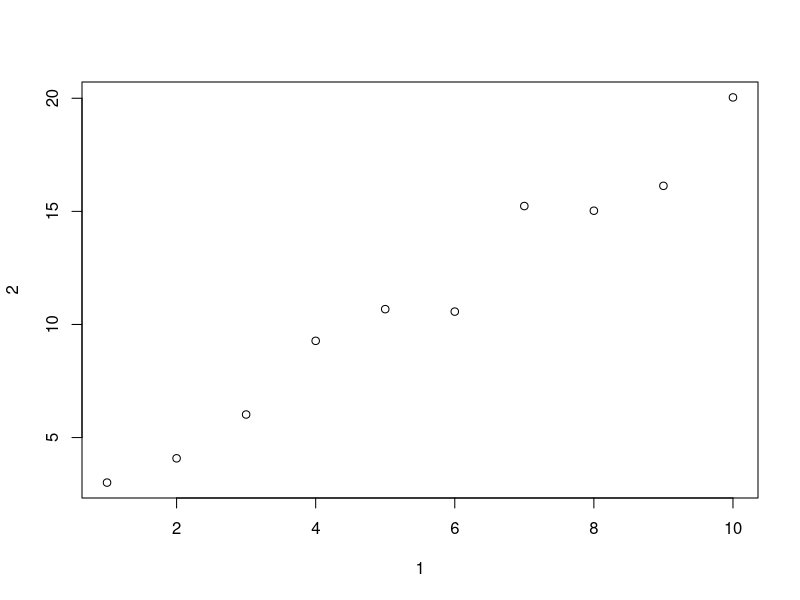
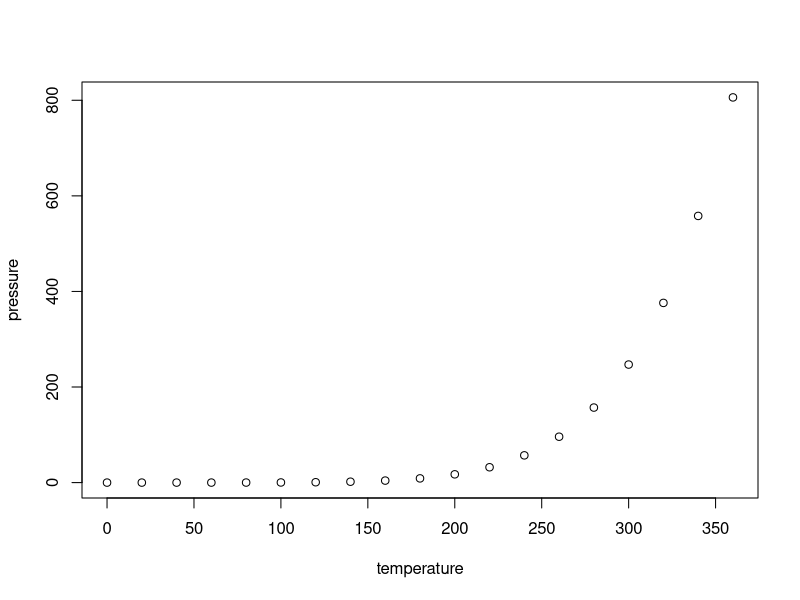

The R script that drew these images, in order:
## ---- chunk 1
knitr::opts_chunk$set(echo = TRUE)
library("tidyverse")
## ---- chunk 2
annoying <- tibble(
  `1` = 1:10,
  `2` = `1` * 2 + rnorm(length(`1`))
)
## ---- chunk 3
annoying[[1]]
## ---- chunk 4
plot (annoying)
## ---- chunk 5
annoying <- mutate(annoying, "3" = annoying[[2]] / annoying[[1]])
## ---- chunk 6
transmute(annoying, one = annoying[[1]], two = annoying[[2]], three = annoying[[3]])
## ---- chunk 7
summary(cars)
## ---- chunk 8
plot(pressure)
